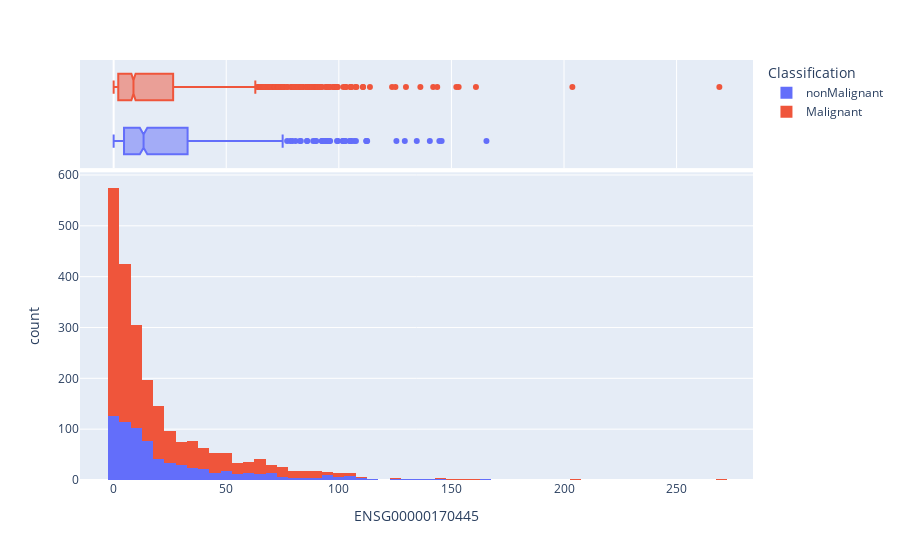

Notebook source saved alongside this figure:
### Code cell
fig = px.histogram(df_genes_labels, x=column_gene_name,  color="Classification", marginal="box")
fig.show()

### Figure 1 — Plotly figure (JSON) as saved in the notebook; plotly's stock layout.template omitted (floating-point values rounded to 4 significant figures; data arrays with more than 128 entries replaced by an {"elided": "..."} marker saying what was removed)
{"data": [{"alignmentgroup": "True", "bingroup": "x", "hovertemplate": "Classification=nonMalignant<br>ENSG00000170445=%{x}<br>count=%{y}<extra></extra>", "legendgroup": "nonMalignant", "marker": {"color": "#636efa", "pattern": {"shape": ""}}, "name": "nonMalignant", "offsetgroup": "nonMalignant", "orientation": "v", "showlegend": true, "type": "histogram", "x": {"elided": "701 float values"}, "xaxis": "x", "yaxis": "y"}, {"alignmentgroup": "True", "hovertemplate": "Classification=nonMalignant<br>ENSG00000170445=%{x}<extra></extra>", "legendgroup": "nonMalignant", "marker": {"color": "#636efa"}, "name": "nonMalignant", "notched": true, "offsetgroup": "nonMalignant", "showlegend": false, "type": "box", "x": {"elided": "701 float values"}, "xaxis": "x2", "yaxis": "y2"}, {"alignmentgroup": "True", "bingroup": "x", "hovertemplate": "Classification=Malignant<br>ENSG00000170445=%{x}<br>count=%{y}<extra></extra>", "legendgroup": "Malignant", "marker": {"color": "#EF553B", "pattern": {"shape": ""}}, "name": "Malignant", "offsetgroup": "Malignant", "orientation": "v", "showlegend": true, "type": "histogram", "x": {"elided": "1647 float values"}, "xaxis": "x", "yaxis": "y"}, {"alignmentgroup": "True", "hovertemplate": "Classification=Malignant<br>ENSG00000170445=%{x}<extra></extra>", "legendgroup": "Malignant", "marker": {"color": "#EF553B"}, "name": "Malignant", "notched": true, "offsetgroup": "Malignant", "showlegend": false, "type": "box", "x": {"elided": "1647 float values"}, "xaxis": "x2", "yaxis": "y2"}], "layout": {"barmode": "relative", "legend": {"title": {"text": "Classification"}, "tracegroupgap": 0}, "margin": {"t": 60}, "xaxis": {"anchor": "y", "domain": [0, 1], "title": {"text": "ENSG00000170445"}}, "xaxis2": {"anchor": "y2", "domain": [0, 1], "matches": "x", "showgrid": true, "showticklabels": false}, "yaxis": {"anchor": "x", "domain": [0, 0.7326], "title": {"text": "count"}}, "yaxis2": {"anchor": "x2", "domain": [0.7426, 1], "matches": "y2", "showgrid": false, "showline": false, "showticklabels": false, "ticks": ""}}}
